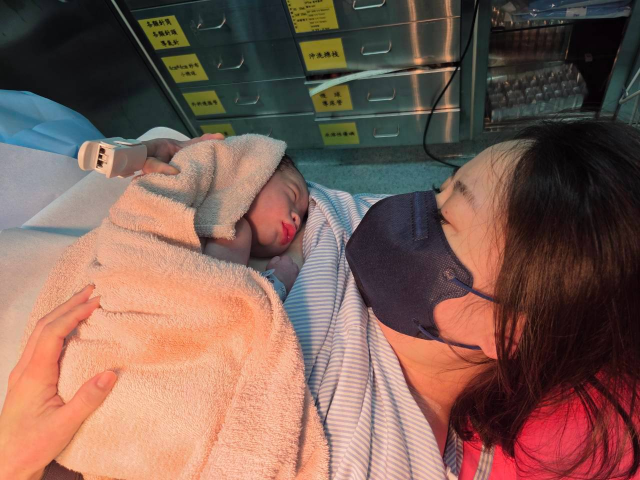
#> input picture images/mom_baby_1_born.jpg, 1280 x 960 px, found by its file name (shown at 1/2 size)
$ python make_contact_stage2.py
#> lines starting #> are read from the running program, lines starting #| are printed output that depends on the picture
import os
from PIL import Image, ImageDraw

stage2_imgs = [
    "mom_baby_1_born.jpg",
    "mom_baby_2_sleep.jpg",
    "mom_baby_round1_5_selfie.jpg",
    "mom_baby_round1_6_sleep2.jpg",
    "mom_baby_3_home.jpg",
    "mom_baby_4_bath.jpg",
    "mom_baby_5_walk.jpg",
    "mom_baby_6_look.jpg",
    "mom_baby_round2_3_care.jpg",
    "mom_baby_round2_4_birth_fam.jpg",
    "mom_baby_round2_5_pregnancy.jpg",
    "mom_baby_round2_6_wedding.jpg",
    "mom_baby_round3_1_120days.jpg",
    "baby_card_2.jpg",
    "baby_card_1.jpg",
    "baby_card_3.jpg",
    "baby_card_4.jpg",
    "baby_card_6.jpg"
]

cols = 6
rows = 3
cell_w, cell_h = 200, 200
contact = Image.new("RGB", (cols * cell_w, rows * cell_h), (250, 250, 250))
#> contact: PIL image 1200x600 RGB; every value is 250
draw = ImageDraw.Draw(contact)

for idx, fn in enumerate(stage2_imgs):
    p = os.path.join(r"c:\Users\exhek\OneDrive\桌面\birthday\images", fn)
    if os.path.exists(p):
        img = Image.open(p)
#> img is the input picture: PIL image 1280x960 RGB; mean R, G, B 125.3, 94.8, 84.1
        img.thumbnail((cell_w - 20, cell_h - 40), Image.Resampling.LANCZOS)
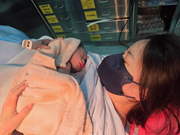
#> img: PIL image 180x135 RGB; mean R, G, B 125.2, 94.7, 84
        col = idx % cols
        row = idx // cols
        x = col * cell_w + (cell_w - img.width) // 2
#> x = 10
        y = row * cell_h + 10
        contact.paste(img, (x, y))
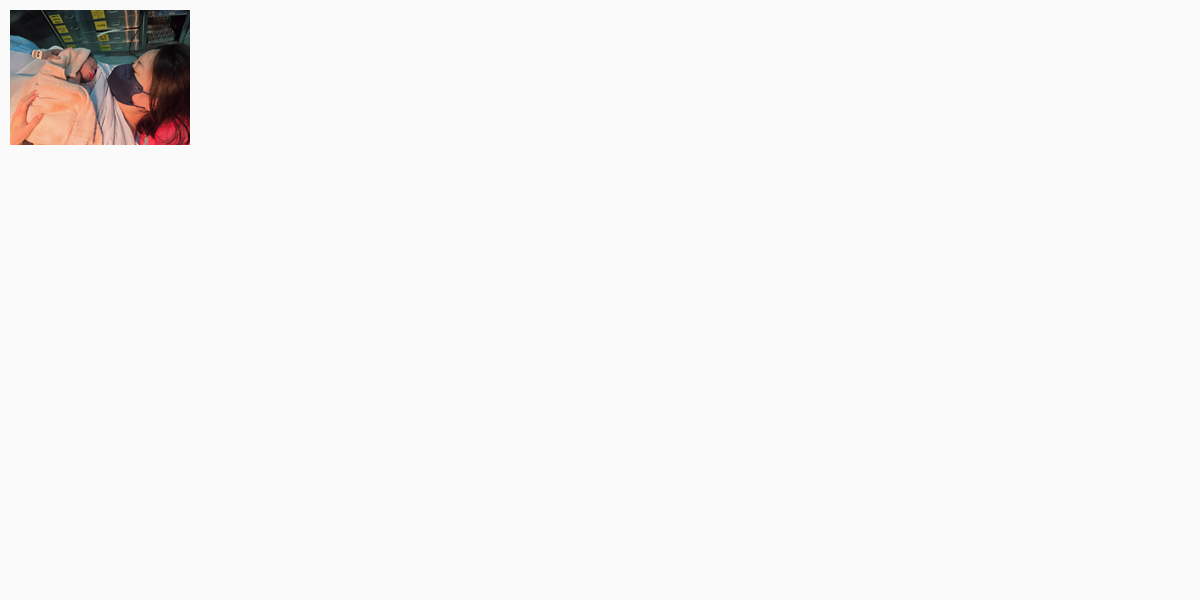
#> contact: PIL image 1200x600 RGB; mean R, G, B 245.8, 244.8, 244.4
        draw.text((col * cell_w + 10, row * cell_h + cell_h - 25), f"{idx+1}. {fn[:12]}", fill=(20, 20, 20))
#> pass 2 of the loop `for idx, fn in enumerate(stage2_imgs):`:
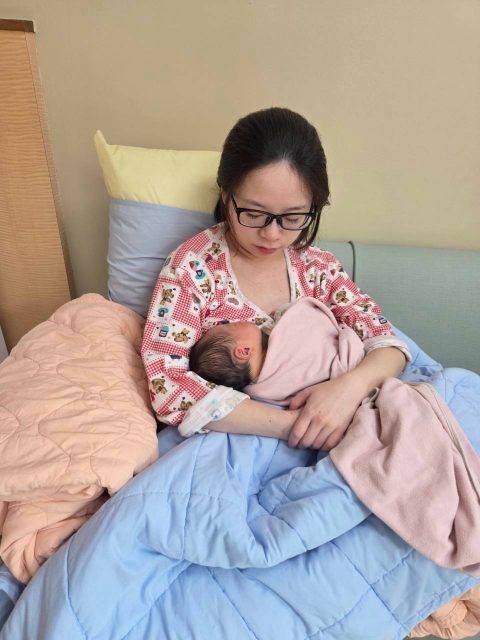
#> input picture images/mom_baby_2_sleep.jpg, 960 x 1280 px, found by its file name (shown at 1/2 size)
#> img is the input picture: PIL image 960x1280 RGB; mean R, G, B 175.6, 162.4, 155.5
#> `img.thumbnail((cell_w - 20, cell_h - 40), Image.Resampling.LANCZOS)`:
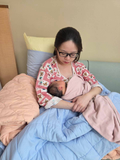
#> img: PIL image 120x160 RGB; mean R, G, B 175.6, 162.5, 155.6
#> `contact.paste(img, (x, y))`:
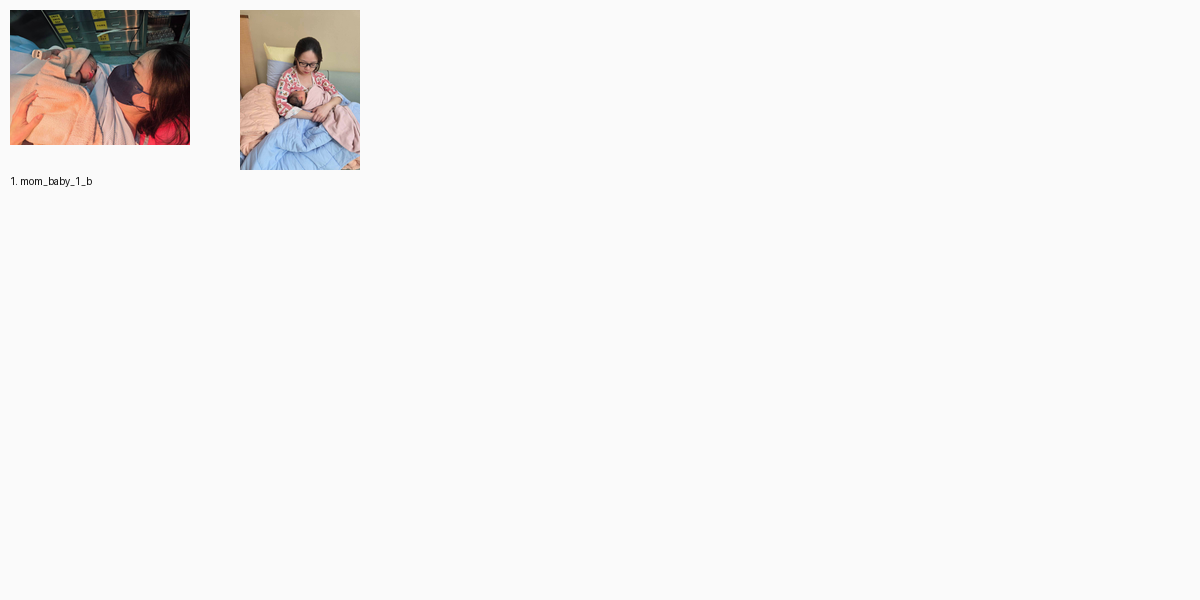
#> contact: PIL image 1200x600 RGB; mean R, G, B 243.8, 242.4, 241.8
#> pass 3 of the loop `for idx, fn in enumerate(stage2_imgs):`:
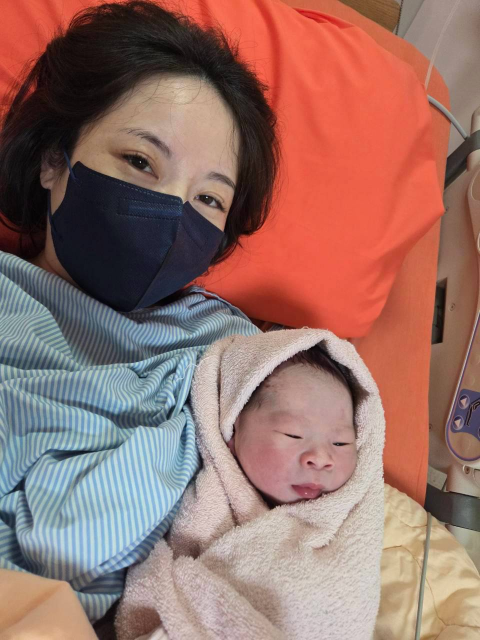
#> input picture images/mom_baby_round1_5_selfie.jpg, 960 x 1280 px, found by its file name (shown at 1/2 size)
#> img is the input picture: PIL image 960x1280 RGB; mean R, G, B 150.4, 112, 104.2
#> `img.thumbnail((cell_w - 20, cell_h - 40), Image.Resampling.LANCZOS)`:
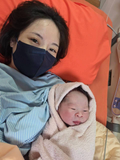
#> img: PIL image 120x160 RGB; mean R, G, B 150.5, 112, 104.2
#> `contact.paste(img, (x, y))`:
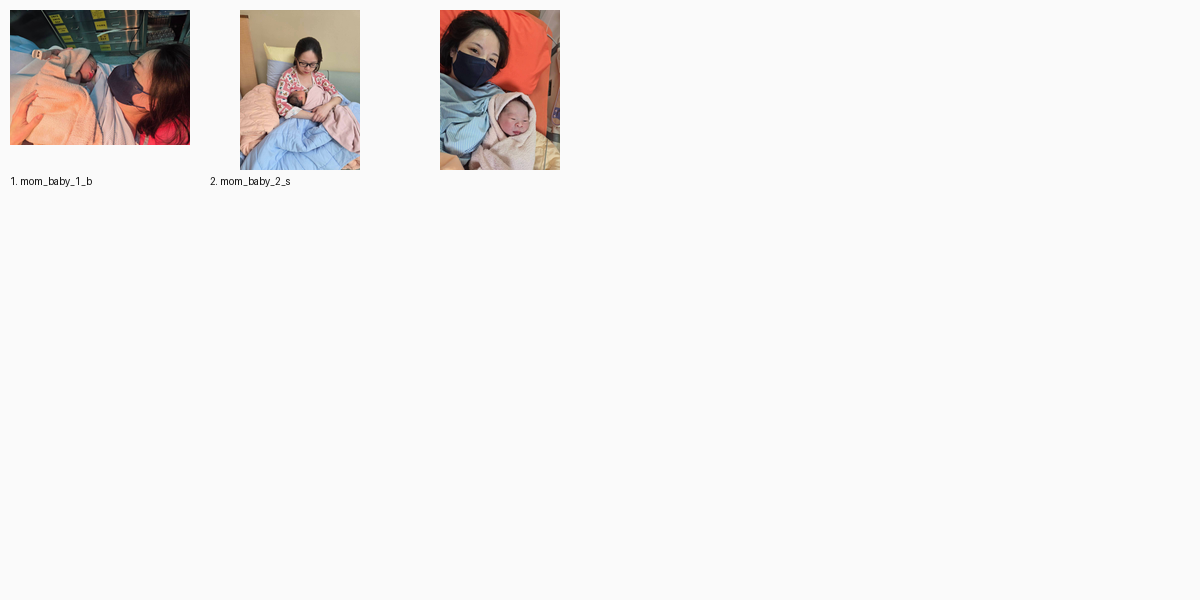
#> contact: PIL image 1200x600 RGB; mean R, G, B 241.1, 238.6, 237.9
#> the loop made 18 passes; the first 3 are shown

contact.save(r"c:\Users\exhek\OneDrive\桌面\birthday\images\contact_sheet_stage2.png")
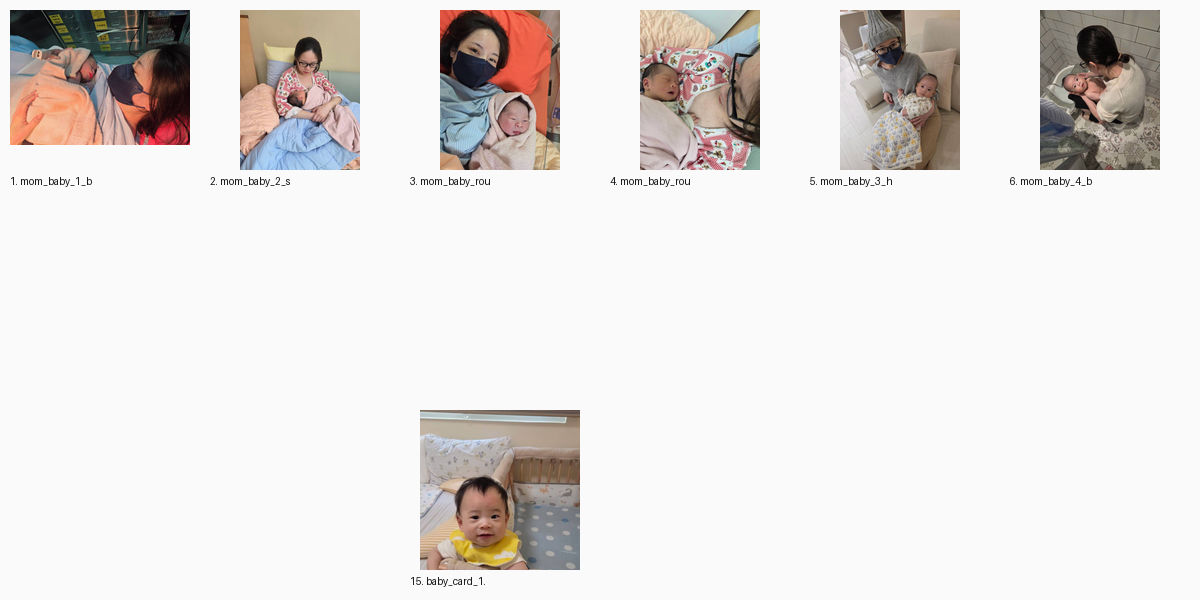
#> saved as contact_sheet_stage2.png: PIL image 1200x600 RGB; mean R, G, B 229.4, 225.4, 223.4
print("Saved contact_sheet_stage2.png")
